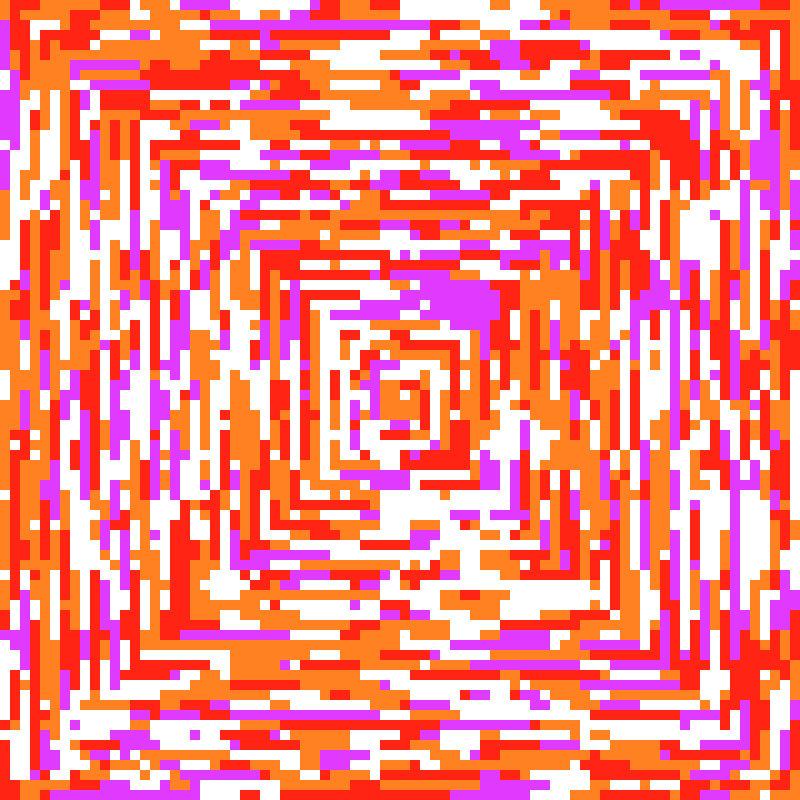
Frame 1 (no input)
Frame 60 (the mouse pressed at the canvas centre just before this capture): identical to frame 1, image omitted
Frame 120 (the mouse held since frame 60 and released just before this capture): identical to frame 1, image omitted

The Processing sketch that drew this single still picture (run headless with seeded random() and noise(); from frame 60 on, the mouse is pressed at the canvas centre):

// Processing sketch: v4_2MarkovChains_Spiral
// ── v4_2MarkovChains_Spiral.pde
void settings() {
  size( size_of_canvas , size_of_canvas ) ;
}

void setup() {
    background(255) ;
    noStroke() ;
    int x_min = 0 ;
    int x_max = size_of_canvas ;
    int y_min = 0 ;
    int y_max = size_of_canvas ;
        
    CurrentState S = new CurrentState(0,0) ;
        
    while (x_min < x_max && y_min < y_max) {
      
        while (S.y < y_max - SIZE_OF_A_SQUARE) {
             S.DrawASquare() ;     
             S.y += SIZE_OF_A_SQUARE ;
        } ;
        y_max -= SIZE_OF_A_SQUARE ;
        
        while (S.x < x_max - SIZE_OF_A_SQUARE) {
             S.DrawASquare() ; 
             S.x += SIZE_OF_A_SQUARE ;
        } ;
        x_max -= SIZE_OF_A_SQUARE ;
        
        while (S.y > y_min) {
             S.DrawASquare() ; 
             S.y -= SIZE_OF_A_SQUARE ;
        } ;
        y_min += SIZE_OF_A_SQUARE ;
        
        while (S.x > x_min + SIZE_OF_A_SQUARE) {
             S.DrawASquare() ; 
             S.x -= SIZE_OF_A_SQUARE ;
        } ;
        x_min += SIZE_OF_A_SQUARE ;
    }
    S.DrawASquare() ;
}

void draw(){}

void keyPressed(){
    println("Saving . . . ") ;
    String time = year()+"_"+month()+"_"+day()+"_"+hour()+"_"+minute()+"_"+second() ;
    save("z"+time+".png") ;
    println("Saved") ;
}

// ── CurrentState.pde
int SIZE_OF_A_SQUARE = 10 ; // in pixels
int SIZE_OF_MATRIX = 80 ; // in squares
int size_of_canvas = SIZE_OF_A_SQUARE * SIZE_OF_MATRIX ;

color white = color(255,255,255) ; 
color lightGreen = color(161,237,156) ;
color darkGreen = color(33,111,28) ;
color orange = color( 250 , 186 , 45 ) ;
color pink = color( 206 , 156 , 195 ) ;

float probaKeepingTheSameColour = 0.75 ;

color[] COLOURS = { color(225,58,255) , color(255,129,33) , color(255,36,20) , color(255,255,255) }; // violet orange rouge blanc
int nbColours = 4 ;

public class CurrentState {
 
  int x , y ;
  int colour ;
  float[][] markov ;
  
  CurrentState( int x , int y ) {
    this.x = x ;
    this.y = y ;
    this.colour = floor( random( COLOURS.length ) ) ;
    this.markov = randomMarkov( nbColours , probaKeepingTheSameColour ) ;
  };
  
  void DrawASquare(){     
     float rand = random(1) ;
     int nextColour = 0 ;
     float cumulProb = markov[colour][nextColour] ;
     while( rand > cumulProb ){
       ++nextColour ;
       cumulProb += markov[colour][nextColour] ;
     }
     colour = nextColour ;
     rectangle(COLOURS[colour]) ;
  };
  
  void rectangle( color colour ){
    fill(colour) ;
    rect( x , y , SIZE_OF_A_SQUARE , SIZE_OF_A_SQUARE ) ;
  }
}

// ── MarkovChains.pde
float[][] randomMarkov( int size , float probaDiag ){
  
  float[][] markov = new float[size][size] ;
  
  for( int i = 0 ; i < size ; ++i ){
    float[] probasCumul = new float[size] ;
    for( int k = 1 ; k < size-1 ; ++k ){
      probasCumul[k] = random(1-probaDiag) ;
    }
    probasCumul = sort(probasCumul) ;
    probasCumul[0] = probaDiag ;
    probasCumul[1] = 1-probaDiag - probasCumul[size-1] ;
    for( int k = size-1 ; k>2 ; --k ){
      probasCumul[k] -= probasCumul[k-1] ;
    }
    swap( probasCumul , i , 0 ) ;
    for( int j = 0 ; j < size ; ++j ){
      markov[i][j] = probasCumul[j] ;
    }
  }
  return markov ;
}

void swap( float[] tab , int k , int l ){
  float tmp = tab[k] ;
  tab[k] = tab[l] ;
  tab[l] = tmp ;
}
